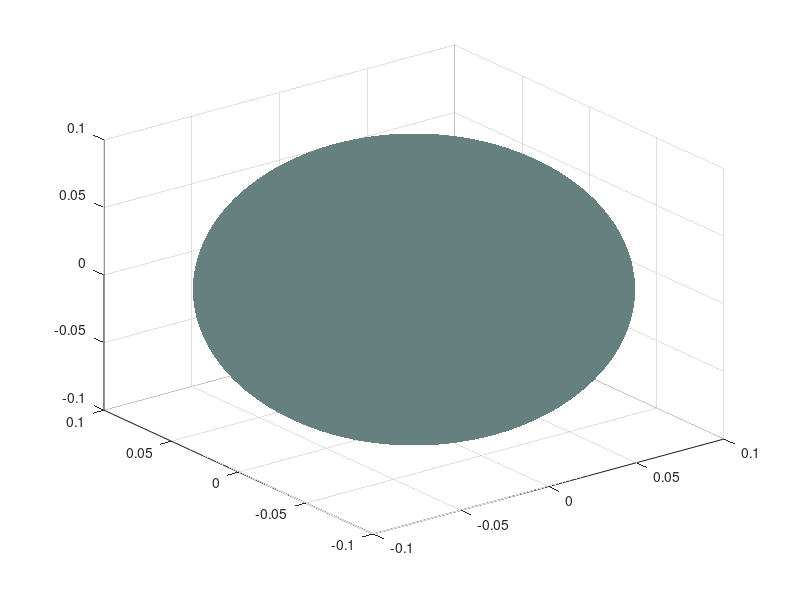

The MATLAB source for this figure: (Note: this script raises an error after producing the figure.)
% Written by K. Roos
% Department of Mechanical Engineering
% Bradley University
% 
% NOTE: This implementation of the Charges in a Spherical Conductor
% (originally produced by Larry Engelhardt in python) contains the basic
% structure for calculating the dynamical motion of charges that interact
% via the Coulomb interation, using a typical Molecular Dynamics pair
% potential approach.  It does not attempt to animate the motion of the
% charges during the calculation (although there are several ways to
% accomplish this in MATLAB), but only plots the final position of the
% charges (including an image of the spherical conductor) 
% in a 3D scatter plot after the program has looped through the
% specified number of time steps.

clear; close all; clc;

% set physical parameter values
n_charges=100; % number of individual charges
Q=5e-6; % net excess charge in Coulombs
m=1e-3; % mass of each charge in kg
R=0.1; % radius of conducting sphere in meters
k=8.99e9; % Coulomb constant
qi=Q/n_charges; % charge on each individual charge

% Coordinates of field point P -- Electric field components due 
% to all the charges will be calculated at this point
Px=-0.05;
Py=0.043;
Pz=-0.01;

% algorithmic parameters
dt=0.001; % time step in seconds
t_steps=100; % total number of time steps

% Preallocate arrays to be used for calculating electric Field components
% and time
Ex=zeros(1,t_steps);
Ey=zeros(1,t_steps);
Ez=zeros(1,t_steps);
E_mag=zeros(1,t_steps);
time=zeros(1,t_steps);

% Preallocate arrays for position, velocity, and acceleration of charges
% as well as the net force on each charge
x_pos=zeros(1,n_charges);
y_pos=zeros(1,n_charges);
z_pos=zeros(1,n_charges);

vx=zeros(1,n_charges);
vy=zeros(1,n_charges);
vz=zeros(1,n_charges);
v=zeros(1,n_charges);

ax=zeros(1,n_charges);
ay=zeros(1,n_charges);
az=zeros(1,n_charges);

Fx=zeros(1,n_charges);
Fy=zeros(1,n_charges);
Fz=zeros(1,n_charges);

% Create charges with random initial positions (all initially at rest).
% The center of the spherical conductor of radius R is at the origin.
for i=1:n_charges
        x_pos(i)=(-1)^floor(2*rand)*R/sqrt(3)*rand;
        y_pos(i)=(-1)^floor(2*rand)*R/sqrt(3)*rand;
        z_pos(i)=(-1)^floor(2*rand)*R/sqrt(3)*rand;    
end

% The next 7 commands create a figure with the image of the surface of the
% spherical conductor plotted.  The "hold on" command prepares the
% interpreter to include the scatter plot of the charges after the main
% loop over time steps is finished.
[x,y,z] = sphere(100);
figure('Position', [400, 100, 550, 600]);
h=surf(R*x,R*y,R*z);
set(h,'edgecolor','none','facecolor',[0.4 0.5 0.5]);
axis([-R R -R R -R R])
alpha 0.5;
hold on;

% Main loop
for n=1:t_steps % n is time index
    time(n)=n*dt; 
    % reset net force in x,y,z directions to zero for all particles
    for p=1:n_charges
        Fx(p)=0;
        Fy(p)=0;
        Fz(p)=0;
    end
    % Calculate forces on each pair of charges by considering i-j pairs.
    % The structure of the nested for loops prevents double counting of
    % pairs.
    for i=1:(n_charges-1)
        for j=(i+1):n_charges
            dx=x_pos(i)-x_pos(j);
            dy=y_pos(i)-y_pos(j);
            dz=z_pos(i)-z_pos(j);
            r_mag=sqrt(dx*dx+dy*dy+dz*dz);
            % Magnitude of mutual Coulomb force between charges i and j
            fij=k*qi*qi/(r_mag*r_mag); 
            % The three spatial components of the force between charges i
            % and j
            fijx=fij*dx/r_mag;
            fijy=fij*dy/r_mag;
            fijz=fij*dz/r_mag;
            % Accumulation of the componenets of the net force acting on
            % charges i and j
            Fx(i)=Fx(i)+fijx;
            Fy(i)=Fy(i)+fijy;
            Fz(i)=Fz(i)+fijz;
            Fx(j)=Fx(j)-fijx;
            Fy(j)=Fy(j)-fijy;
            Fz(j)=Fz(j)-fijz; 
        end
    end
    % velocities and positions updated for all charges
    for i=1:n_charges
        ax(i)=Fx(i)/m;
        ay(i)=Fy(i)/m;
        az(i)=Fz(i)/m;
        a_mag=sqrt(ax(i)*ax(i)+ay(i)*ay(i)+az(i)*az(i));
        % rescale acceleration in the case of a huge calculated
        % acceleration
        if(a_mag>1000)
            ax(i)=1000*ax(i)/a_mag;
            ay(i)=1000*ay(i)/a_mag;
            az(i)=1000*az(i)/a_mag;  
        end
        % Euler-Cromer algorithm for updating velocities and positions
        vx(i)=vx(i)+ax(i)*dt;
        vy(i)=vy(i)+ay(i)*dt;
        vz(i)=vz(i)+az(i)*dt;
        x_pos(i)=x_pos(i)+vx(i)*dt;
        y_pos(i)=y_pos(i)+vy(i)*dt;
        z_pos(i)=z_pos(i)+vz(i)*dt;
        
        % d is distance from center of sphere to charge i
        d=sqrt(x_pos(i)*x_pos(i)+y_pos(i)*y_pos(i)+z_pos(i)*z_pos(i));
        % if charge moved beyond surface of conuctor, bring it back to surface
        if(d>R) 
            x_pos(i)=x_pos(i)*R/d;
            y_pos(i)=y_pos(i)*R/d;
            z_pos(i)=z_pos(i)*R/d;
        end
        % Calculation of Electric Field components at point P
        dx_P=Px-x_pos(i);
        dy_P=Py-y_pos(i);
        dz_P=Pz-z_pos(i);
        r_vector=sqrt(dx_P^2+dy_P^2+dz_P^2);
        % Each E-field component, as well as the magnitude of the
        % electric field vector is calculated. Units of micro-N/C for
        % the electric field are used for ease in plotting.
        Ex(n)=Ex(n)+1e-6*k*qi/r_vector^2*(dx_P/r_vector); 
        Ey(n)=Ey(n)+1e-6*k*qi/r_vector^2*(dy_P/r_vector);
        Ez(n)=Ez(n)+1e-6*k*qi/r_vector^2*(dz_P/r_vector);
        E_mag(n)=sqrt(Ex(n)^2+Ey(n)^2+Ez(n)^2);
    end
end % end of Main loop
if sqrt(Px^2+Py^2+Pz^2)>R
    % If the field point P is outside the sphere, the electric field at P
    % is equivalent to the field produced if the total charge were
    % concentrated at the center of the sphere.  This value is calculated
    % here for comparison with E_mag in the graph.
    disp('Field point is outside sphere')
    E_field=1e-6*k*Q/(Px^2+Py^2+Pz^2);
    fprintf('For total charge concentrated at the center, E= %f \n', E_field);
else
    disp('Field point is inside sphere')
end
% Plotting commands
scatter3(x_pos,y_pos,z_pos,'MarkerEdgeColor','k','MarkerFaceColor',[1 0 0]);
title('Charges in a Spherical Conductor');
figure;
plot(time,Ex,time,Ey,time,Ez,time,E_mag);
title('Electric Field components vs. Time');
xlabel('Time');
ylabel('Field Component or Magnitude (\mu N/C');
legend('Ex','Ey','Ez','E_{mag}');

